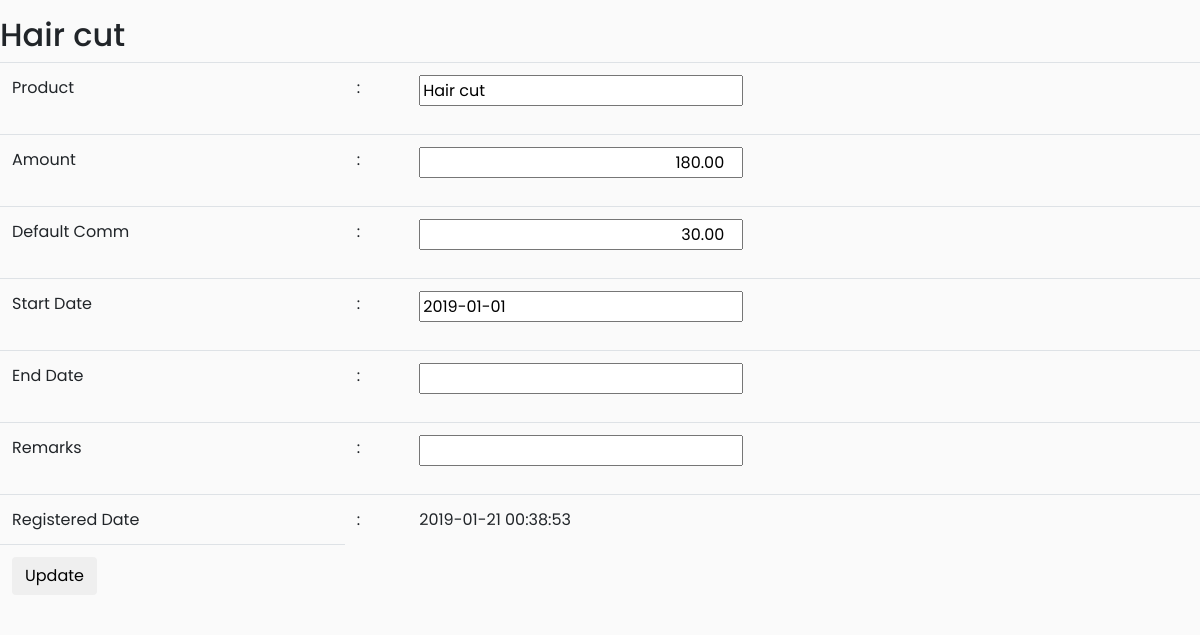
Page /mnt_services.php?prod_id=0000000001 on the committed database.
### tables this page shows
CREATE TABLE `product_master` (
  `product_id` varchar(10) NOT NULL,
  `prod_details` varchar(250) DEFAULT NULL,
  `amount` double(12,2) DEFAULT NULL,
  `commission` double(12,2) DEFAULT NULL,
  `startdate` date DEFAULT NULL,
  `enddate` date DEFAULT NULL,
  `remarks` varchar(250) DEFAULT NULL,
  `trandate` datetime DEFAULT NULL,
  `user_id` varchar(25) DEFAULT NULL,
  PRIMARY KEY (`product_id`)
);

### mnt_services.php (the view, shortened to what this page needs)
<?php
include 'include/funcs.php';
$prod_id = $_GET["prod_id"] ?? "";
$product = $pdo->prepare("SELECT * FROM product_master WHERE product_id = :prod_id ");
$product->execute( array(':prod_id' => $prod_id));
$result =  $product->fetch();
echo "<p><h2>$result[prod_details]</h2>";
?>
<!DOCTYPE html>
<html>
<head>
    <link rel="stylesheet" href="https://stackpath.bootstrapcdn.com/bootstrap/4.1.0/css/bootstrap.min.css">
    <link rel="stylesheet" href="css/style.css">
<link rel="stylesheet" href="//code.jquery.com/ui/1.12.1/themes/base/jquery-ui.css">
</head>
<body>
<?php
$prod_details = $result['prod_details'];
$amount = $result['amount'];
$commission = $result['commission'];
$startdate = $result['startdate'];
$enddate = $result['enddate'];
$remarks = $result['remarks'];
$trandate = $result['trandate'];
?>
<form method="post" id="insert_form" method="POST" action="mnt_services.php">
	<table class="table">
		<tr>
			<td>Product</td>
			<td>:</td>
			<td><input type="text" class="form-group" name="prod_details" value="<?php echo $prod_details; ?>"></td>
		</tr>
		<tr>
			<td>Amount</td>
			<td>:</td>
			<td><input type="number" class="form-group" name="amount" value="<?php echo $amount; ?>"></td>
		</tr>
		<tr>
			<td>Default Comm</td>
			<td>:</td>
			<td><input type="number" class="form-group" name="commission" value="<?php echo $commission; ?>"></td>
		</tr>
		<tr>
			<td>Start Date</td>
			<td>:</td>
			<td>
				<input type="text" id="startdate"  name="startdate" class="form-group" value="<?php echo $startdate; ?>">
			</td>
		</tr>
		<tr>
			<td>End Date</td>
			<td>:</td>
			<td>
				<input type="text" id="enddate"  name="enddate" class="form-group" value="<?php echo $enddate; ?>">
			</td>
		</tr>
		<tr>
			<td>Remarks</td>
			<td>:</td>
			<td><input type="text" class="form-group" name="remarks" value="<?php echo $remarks; ?>"></td>
		</tr>
		<tr>
			<td>Registered Date</td>
			<td>:</td>
			<td><?php echo $trandate; ?></td>
		</tr>
		<tr>
			<td>
				<button type="submit" class="btn btn-default" name="submit">Update</button>
			</td>
		</tr>
	</table>
</form>
</body>
</html>

### css/style.css (style rules this page uses)
body { font-family: 'Poppins', sans-serif; background: #fafafa; }
p { font-family: 'Poppins', sans-serif; font-size: 1.1em; font-weight: 300; line-height: 1.7em; color: #999; }

### mnt_services.php (style rules this page uses)
input[type=number] { text-align: right; }

### rows in the picture
product_master: prod_details "Hair cut", amount "180.00", commission "30.00", startdate "2019-01-01", trandate "2019-01-21 00:38:53"
